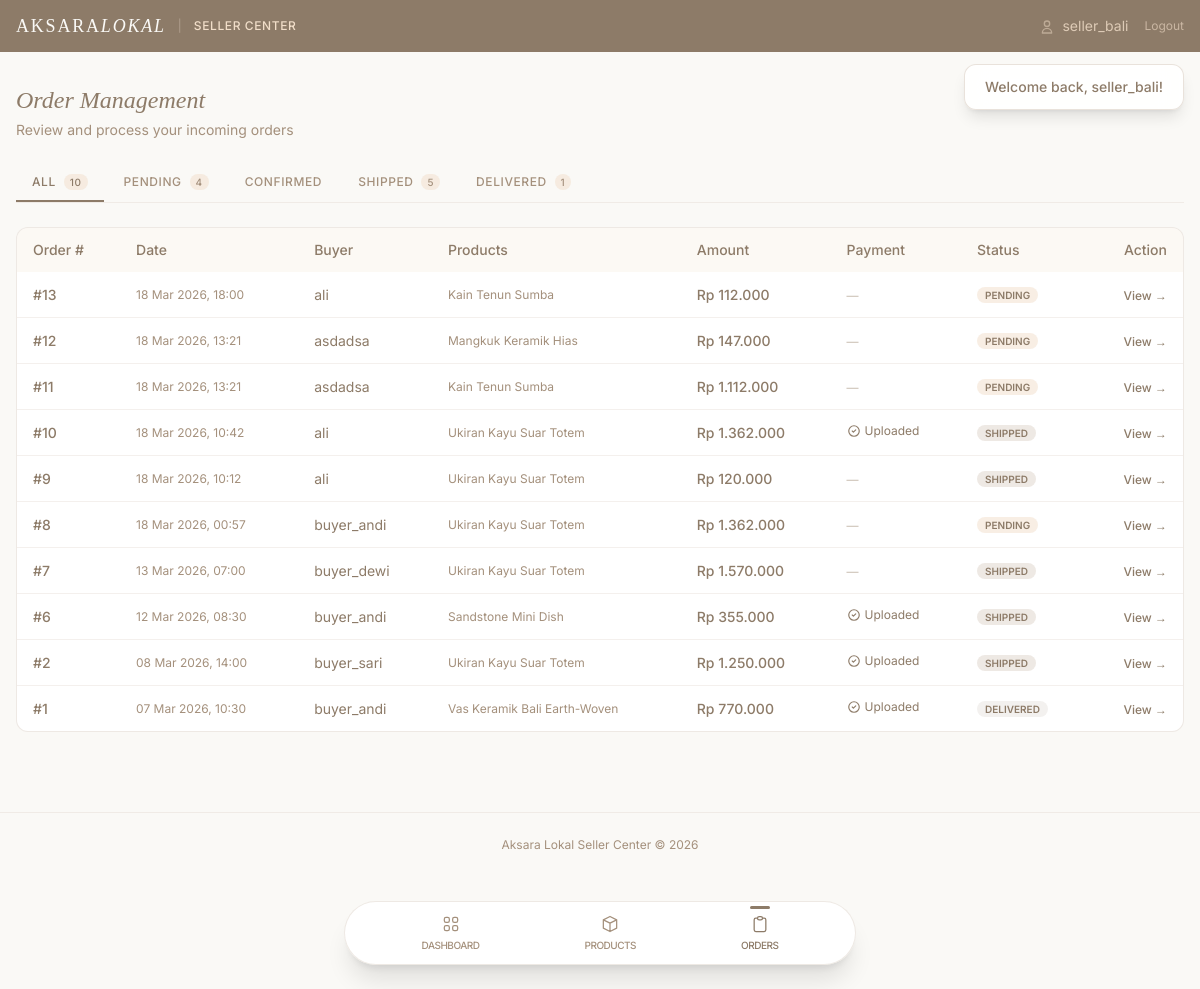
The page /public/seller_orders.php (signed in) on the database its author committed.
### tables this page shows
CREATE TABLE `orders` (
  `id` int(10) UNSIGNED NOT NULL,
  `buyer_id` int(10) UNSIGNED NOT NULL,
  `total_amount` decimal(12,2) NOT NULL,
  `status` enum('pending','confirmed','shipped','delivered','cancelled') NOT NULL DEFAULT 'pending',
  `payment_method` varchar(50) DEFAULT 'bank_transfer',
  `payment_proof` varchar(255) DEFAULT NULL,
  `created_at` datetime NOT NULL DEFAULT current_timestamp()
);

CREATE TABLE `users` (
  `id` int(10) UNSIGNED NOT NULL,
  `username` varchar(50) NOT NULL,
  `password` varchar(255) NOT NULL,
  `email` varchar(100) NOT NULL,
  `role` enum('admin','seller','buyer') NOT NULL DEFAULT 'buyer',
  `address` text DEFAULT NULL,
  `phone` varchar(20) DEFAULT NULL,
  `created_at` datetime NOT NULL DEFAULT current_timestamp()
);

### public/seller_orders.php (called while the page is built, shortened)
<?php
require_once __DIR__ . '/../config/app.php';
require_once BASE_PATH . '/classes/Order.php';
$sellerId   = $_SESSION['user_id'];
$orderModel = new Order();
$statusFilter = $_GET['status'] ?? null;
$sellerOrders = $orderModel->findBySellerFiltered($sellerId, $statusFilter);
$allOrders = $orderModel->findBySellerFiltered($sellerId);
$statusCounts = [
    'all'       => count($allOrders),
    'pending'   => count(array_filter($allOrders, fn($o) => $o['status'] === 'pending')),
    'confirmed' => count(array_filter($allOrders, fn($o) => $o['status'] === 'confirmed')),
    'shipped'   => count(array_filter($allOrders, fn($o) => $o['status'] === 'shipped')),
    'delivered' => count(array_filter($allOrders, fn($o) => $o['status'] === 'delivered')),
];
require BASE_PATH . '/views/seller/layout/header.php';
require BASE_PATH . '/views/seller/orders.php';
require BASE_PATH . '/views/seller/layout/footer.php';

### config/database.php (called while the page is built, shortened)
<?php
class Database
{
    private static ?Database $instance = null;
    private PDO $pdo;
    private string $host = 'localhost';
    private string $dbname = 'aksara_lokal';
    private string $username = 'root';
    private string $password = '';
    private string $charset = 'utf8mb4';
    private function __construct()
    {
        $dsn = "mysql:host={$this->host};dbname={$this->dbname};charset={$this->charset}";
        $options = [
            PDO::ATTR_ERRMODE            => PDO::ERRMODE_EXCEPTION,
            PDO::ATTR_DEFAULT_FETCH_MODE => PDO::FETCH_ASSOC,
            PDO::ATTR_EMULATE_PREPARES   => false,
        ];
        try {
            $this->pdo = new PDO($dsn, $this->username, $this->password, $options);
        } catch (PDOException $e) {
            die('Database connection failed: ' . $e->getMessage());
        }
    }
    public static function getInstance(): self
    {
        if (self::$instance === null) {
            self::$instance = new self();
        }
        return self::$instance;
    }
    public function getConnection(): PDO
    {
        return $this->pdo;
    }
}

### classes/BaseModel.php (called while the page is built, shortened)
<?php
abstract class BaseModel
{
    public function __construct()
    {
        $this->db = Database::getInstance()->getConnection();
    }
}

### classes/Order.php (called while the page is built, shortened)
<?php
require_once BASE_PATH . '/classes/BaseModel.php';
class Order extends BaseModel
{
    protected string $table = 'orders';
    public function findBySellerFiltered(int $sellerId, ?string $status = null): array
    {
        $sql = "SELECT DISTINCT o.*, u.username as buyer_name,
                       GROUP_CONCAT(DISTINCT p.name SEPARATOR ', ') as product_names
                FROM {$this->table} o
                JOIN order_items oi ON oi.order_id = o.id
                JOIN products p ON p.id = oi.product_id
                JOIN users u ON u.id = o.buyer_id
                WHERE p.seller_id = :seller_id";
        $params = ['seller_id' => $sellerId];
        $sql .= " GROUP BY o.id ORDER BY o.created_at DESC";
        $stmt = $this->db->prepare($sql);
        $stmt->execute($params);
        return $stmt->fetchAll();
    }
}

### config/app.php (called while the page is built, shortened)
<?php
require_once BASE_PATH . '/config/database.php';
function e(string|null $string): string
{
    return htmlspecialchars($string ?? '', ENT_QUOTES, 'UTF-8');
}
function formatRupiah(float $amount): string
{
    return 'Rp ' . number_format($amount, 0, ',', '.');
}

### views/seller/orders.php (the view)
<?php
$statusColors = [
    'pending'   => 'bg-taupe-cream/50 text-taupe-dark',
    'confirmed' => 'bg-taupe-cream/30 text-taupe-dark',
    'shipped'   => 'bg-taupe-light/30 text-taupe-dark',
    'delivered' => 'bg-taupe-dark/10 text-taupe-dark',
    'cancelled' => 'bg-taupe-light/20 text-taupe-mid',
];
?>
<div class="mb-6">
    <h1 class="font-serif text-2xl text-taupe-dark italic">Order Management</h1>
    <p class="text-sm text-taupe-mid mt-1">Review and process your incoming orders</p>
</div>
<div class="flex items-center gap-1 mb-6 overflow-x-auto hide-scrollbar border-b border-taupe-light/20">
    <a href="<?= BASE_URL ?>/seller_orders.php"
       class="px-4 py-2.5 text-xs font-medium tracking-wider uppercase no-underline border-b-2 transition-colors <?= !$statusFilter ? 'border-taupe-dark text-taupe-dark' : 'border-transparent text-taupe-mid hover:text-taupe-dark' ?>">
        All <span class="ml-1 px-1.5 py-0.5 rounded-full bg-taupe-cream/50 text-[10px]"><?= $statusCounts['all'] ?></span>
    </a>
    <?php foreach (['pending' => 'Pending', 'confirmed' => 'Confirmed', 'shipped' => 'Shipped', 'delivered' => 'Delivered'] as $key => $label): ?>
    <a href="<?= BASE_URL ?>/seller_orders.php?status=<?= $key ?>"
       class="px-4 py-2.5 text-xs font-medium tracking-wider uppercase no-underline border-b-2 transition-colors <?= $statusFilter === $key ? 'border-taupe-dark text-taupe-dark' : 'border-transparent text-taupe-mid hover:text-taupe-dark' ?>">
        <?= $label ?>
        <?php if ($statusCounts[$key] > 0): ?>
        <span class="ml-1 px-1.5 py-0.5 rounded-full bg-taupe-cream/50 text-[10px]"><?= $statusCounts[$key] ?></span>
        <?php endif; ?>
    </a>
    <?php endforeach; ?>
</div>
<?php if (empty($sellerOrders)): ?>
<div class="bg-white rounded-xl border border-taupe-light/30 p-12 text-center">
    <svg class="w-12 h-12 mx-auto text-taupe-light mb-4" fill="none" stroke="currentColor" viewBox="0 0 24 24"><path d="M9 5H7a2 2 0 00-2 2v12a2 2 0 002 2h10a2 2 0 002-2V7a2 2 0 00-2-2h-2M9 5a2 2 0 002 2h2a2 2 0 002-2M9 5a2 2 0 012-2h2a2 2 0 012 2" stroke-linecap="round" stroke-linejoin="round" stroke-width="1.5"/></svg>
    <p class="text-taupe-mid">No <?= $statusFilter ? e($statusFilter) : '' ?> orders found</p>
</div>
<?php else: ?>
<div class="bg-white rounded-xl border border-taupe-light/30 overflow-hidden">
    <table class="w-full text-sm">
        <thead class="bg-taupe-cream/20 text-taupe-dark text-left">
            <tr>
                <th class="px-4 py-3 font-medium">Order #</th>
                <th class="px-4 py-3 font-medium">Date</th>
                <th class="px-4 py-3 font-medium">Buyer</th>
                <th class="px-4 py-3 font-medium hidden lg:table-cell">Products</th>
                <th class="px-4 py-3 font-medium">Amount</th>
                <th class="px-4 py-3 font-medium">Payment</th>
                <th class="px-4 py-3 font-medium">Status</th>
                <th class="px-4 py-3 font-medium text-right">Action</th>
            </tr>
        </thead>
        <tbody class="divide-y divide-taupe-light/20">
            <?php foreach ($sellerOrders as $order): ?>
            <tr class="hover:bg-taupe-cream/10 transition-colors">
                <td class="px-4 py-3">
                    <a href="<?= BASE_URL ?>/seller_orders.php?id=<?= $order['id'] ?>" class="text-taupe-dark font-medium hover:underline no-underline">#<?= $order['id'] ?></a>
                </td>
                <td class="px-4 py-3 text-taupe-mid text-xs"><?= date('d M Y, H:i', strtotime($order['created_at'])) ?></td>
                <td class="px-4 py-3 text-taupe-dark"><?= e($order['buyer_name']) ?></td>
                <td class="px-4 py-3 text-taupe-mid text-xs hidden lg:table-cell max-w-[200px] truncate"><?= e($order['product_names'] ?? '—') ?></td>
                <td class="px-4 py-3 text-taupe-dark font-medium"><?= formatRupiah($order['total_amount']) ?></td>
                <td class="px-4 py-3">
                    <?php if ($order['payment_proof']): ?>
                    <span class="inline-flex items-center gap-1 text-taupe-dark text-xs">
                        <svg class="w-3.5 h-3.5" fill="none" stroke="currentColor" viewBox="0 0 24 24"><path d="M9 12l2 2 4-4m6 2a9 9 0 11-18 0 9 9 0 0118 0z" stroke-linecap="round" stroke-linejoin="round" stroke-width="2"/></svg>
                        Uploaded
                    </span>
                    <?php else: ?>
                    <span class="text-xs text-taupe-mid/60">—</span>
                    <?php endif; ?>
                </td>
                <td class="px-4 py-3">
                    <span class="px-2 py-0.5 rounded-full text-[10px] font-semibold uppercase <?= $statusColors[$order['status']] ?? 'bg-gray-100 text-gray-700' ?>">
                        <?= e($order['status']) ?>
                    </span>
                </td>
                <td class="px-4 py-3 text-right">
                    <a href="<?= BASE_URL ?>/seller_orders.php?id=<?= $order['id'] ?>" class="text-xs text-taupe-dark font-medium hover:underline no-underline">View →</a>
                </td>
            </tr>
            <?php endforeach; ?>
        </tbody>
    </table>
</div>
<?php endif; ?>

### views/seller/layout/header.php (style rules this page uses)
body { font-family: 'Inter', sans-serif; background-color: #FAF9F6; color: #4A3F35; }
h1, h2, h3 { font-family: 'Playfair Display', serif; }

### rows shown on the page
orders: id "13", created_at "18 Mar 2026, 18:00", buyer.username "ali", product_names "Kain Tenun Sumba", total_amount "Rp 112.000", status "PENDING"
orders: id "12", created_at "18 Mar 2026, 13:21", buyer.username "asdadsa", product_names "Mangkuk Keramik Hias", total_amount "Rp 147.000", status "PENDING"
orders: id "11", created_at "18 Mar 2026, 13:21", buyer.username "asdadsa", product_names "Kain Tenun Sumba", total_amount "Rp 1.112.000", status "PENDING"
orders: id "10", created_at "18 Mar 2026, 10:42", buyer.username "ali", product_names "Ukiran Kayu Suar Totem", total_amount "Rp 1.362.000", shows "Uploaded", status "SHIPPED"
orders: id "9", created_at "18 Mar 2026, 10:12", buyer.username "ali", product_names "Ukiran Kayu Suar Totem", total_amount "Rp 120.000", status "SHIPPED"
orders: id "8", created_at "18 Mar 2026, 00:57", buyer.username "buyer_andi", product_names "Ukiran Kayu Suar Totem", total_amount "Rp 1.362.000", status "PENDING"
orders: id "7", created_at "13 Mar 2026, 07:00", buyer.username "buyer_dewi", product_names "Ukiran Kayu Suar Totem", total_amount "Rp 1.570.000", status "SHIPPED"
orders: id "6", created_at "12 Mar 2026, 08:30", buyer.username "buyer_andi", product_names "Sandstone Mini Dish", total_amount "Rp 355.000", payment_proof "Uploaded", status "SHIPPED"
orders: id "2", created_at "08 Mar 2026, 14:00", buyer.username "buyer_sari", product_names "Ukiran Kayu Suar Totem", total_amount "Rp 1.250.000", payment_proof "Uploaded", status "SHIPPED"
orders: id "1", created_at "07 Mar 2026, 10:30", buyer.username "buyer_andi", product_names "Vas Keramik Bali Earth-Woven", total_amount "Rp 770.000", payment_proof "Uploaded", status "DELIVERED"

### other values the page prints
$user['username'] "seller_bali"
$flash['message'] "Welcome back, seller_bali!"
$statusCounts['all'] "10"
$label "PENDING"
$statusCounts[$key] "4"
$label "CONFIRMED"
$label "SHIPPED"
$statusCounts[$key] "5"
$label "DELIVERED"
$statusCounts[$key] "1"
